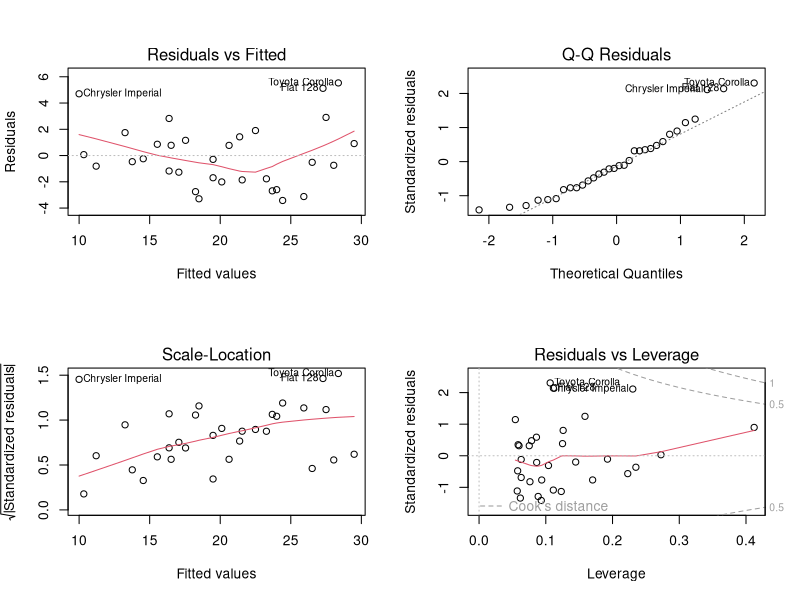
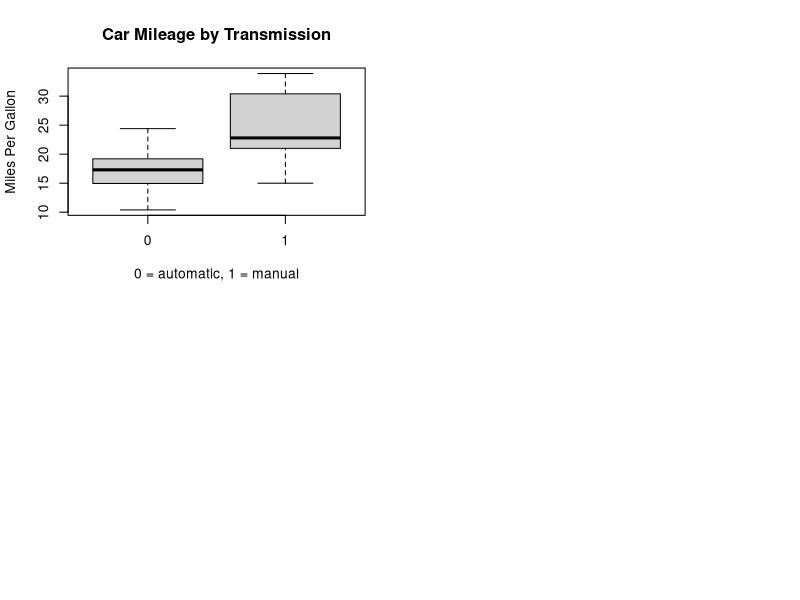

Recreate these plots in R, in order.
## ---- chunk 1
knitr::opts_chunk$set(echo = TRUE)
## ---- chunk 2
fit <- lm(mpg~factor(am), mtcars)
## ---- chunk 3
summary(fit)
## ---- chunk 4
fit.all <- lm(mpg~+disp+hp+drat+wt+qsec+factor(vs)+factor(am)+factor(gear)+factor(carb)+factor(cyl), mtcars)
summary(fit.all)
## ---- chunk 5
fit.hp <- lm(mpg~hp+factor(am),mtcars)
summary(fit.hp)

anova(fit,fit.hp)
## ---- chunk 6
fit.hp.wt <- lm(mpg~hp+wt+factor(am),mtcars)
summary(fit.hp.wt)
anova(fit.hp,fit.hp.wt)
## ---- chunk 7
par(mfrow=c(2,2)) 
plot(fit.hp.wt)
## ---- chunk 8
hatvalues(fit.hp.wt)[order(-hatvalues(fit.hp.wt))]
## ---- chunk 9
dfbetas(fit.hp.wt)[,2][which.max(abs(dfbetas(fit.hp.wt)[,2]))]
dfbetas(fit.hp.wt)[,3][which.max(abs(dfbetas(fit.hp.wt)[,3]))]
dfbetas(fit.hp.wt)[,4][which.max(abs(dfbetas(fit.hp.wt)[,4]))]
## ---- chunk 10
drop.outliers<- c('Chrysler Imperial','Maserati Bora','Fiat 128' ,'Toyota Corolla')
mtcars2 <- mtcars[ !(rownames(mtcars) %in% drop.outliers), ]
fit.hp.wt2 <- lm(mpg~hp+wt+factor(am),mtcars2)
summary(fit.hp.wt)
summary(fit.hp.wt2)
## ---- chunk 11
mtcars[rownames(mtcars) %in% drop.outliers,]
## ---- chunk 12
fit.hp.wt2
## ---- chunk 13
head(mtcars,1)
boxplot(mpg~am, data=mtcars, main = "Car Mileage by Transmission", xlab = "0 = automatic, 1 = manual", ylab= "Miles Per Gallon")
